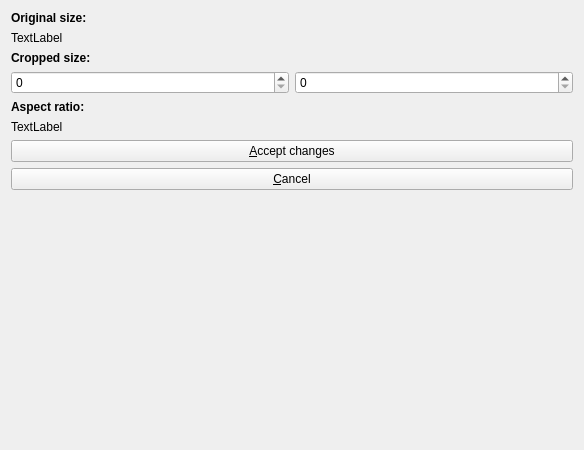
<?xml version="1.0" encoding="UTF-8"?>
<ui version="4.0">
 <class>editformCrop</class>
 <widget class="QWidget" name="editformCrop">
  <property name="geometry">
   <rect>
    <x>0</x>
    <y>0</y>
    <width>584</width>
    <height>450</height>
   </rect>
  </property>
  <property name="windowTitle">
   <string>QImageViewer - Crop image</string>
  </property>
  <property name="windowIcon">
   <iconset resource="resources.qrc">
    <normaloff>:/res/crop.png</normaloff>:/res/crop.png</iconset>
  </property>
  <property name="locale">
   <locale language="English" country="UnitedStates"/>
  </property>
  <layout class="QHBoxLayout" name="horizontalLayout">
   <item>
    <layout class="QVBoxLayout" name="editLayout">
     <item>
      <widget class="QLabel" name="label_2">
       <property name="font">
        <font>
         <weight>75</weight>
         <bold>true</bold>
        </font>
       </property>
       <property name="locale">
        <locale language="English" country="Kenya"/>
       </property>
       <property name="text">
        <string>Original size:</string>
       </property>
      </widget>
     </item>
     <item>
      <widget class="QLabel" name="oldSizeLabel">
       <property name="text">
        <string>TextLabel</string>
       </property>
      </widget>
     </item>
     <item>
      <widget class="QLabel" name="label">
       <property name="font">
        <font>
         <weight>75</weight>
         <bold>true</bold>
        </font>
       </property>
       <property name="locale">
        <locale language="English" country="Kenya"/>
       </property>
       <property name="text">
        <string>Cropped size:</string>
       </property>
      </widget>
     </item>
     <item>
      <layout class="QHBoxLayout" name="horizontalLayout_4">
       <item>
        <widget class="QSpinBox" name="widthSpinBox">
         <property name="minimum">
          <number>0</number>
         </property>
         <property name="maximum">
          <number>10000</number>
         </property>
        </widget>
       </item>
       <item>
        <widget class="QSpinBox" name="heightSpinBox">
         <property name="minimum">
          <number>0</number>
         </property>
         <property name="maximum">
          <number>10000</number>
         </property>
        </widget>
       </item>
      </layout>
     </item>
     <item>
      <widget class="QLabel" name="label_4">
       <property name="font">
        <font>
         <weight>75</weight>
         <bold>true</bold>
        </font>
       </property>
       <property name="locale">
        <locale language="English" country="Kenya"/>
       </property>
       <property name="text">
        <string>Aspect ratio:</string>
       </property>
      </widget>
     </item>
     <item>
      <widget class="QLabel" name="aspectratioLabel">
       <property name="text">
        <string>TextLabel</string>
       </property>
      </widget>
     </item>
     <item>
      <layout class="QVBoxLayout" name="buttonsLayout">
       <item>
        <widget class="QPushButton" name="acceptButton">
         <property name="locale">
          <locale language="English" country="Kenya"/>
         </property>
         <property name="text">
          <string>&amp;Accept changes</string>
         </property>
        </widget>
       </item>
       <item>
        <widget class="QPushButton" name="cancelButton">
         <property name="locale">
          <locale language="English" country="Kenya"/>
         </property>
         <property name="text">
          <string>&amp;Cancel</string>
         </property>
        </widget>
       </item>
       <item>
        <spacer name="verticalSpacer">
         <property name="orientation">
          <enum>Qt::Vertical</enum>
         </property>
         <property name="sizeHint" stdset="0">
          <size>
           <width>20</width>
           <height>40</height>
          </size>
         </property>
        </spacer>
       </item>
      </layout>
     </item>
    </layout>
   </item>
   <item>
    <layout class="QVBoxLayout" name="imageLayout"/>
   </item>
  </layout>
 </widget>
 <resources>
  <include location="resources.qrc"/>
 </resources>
 <connections/>
</ui>
